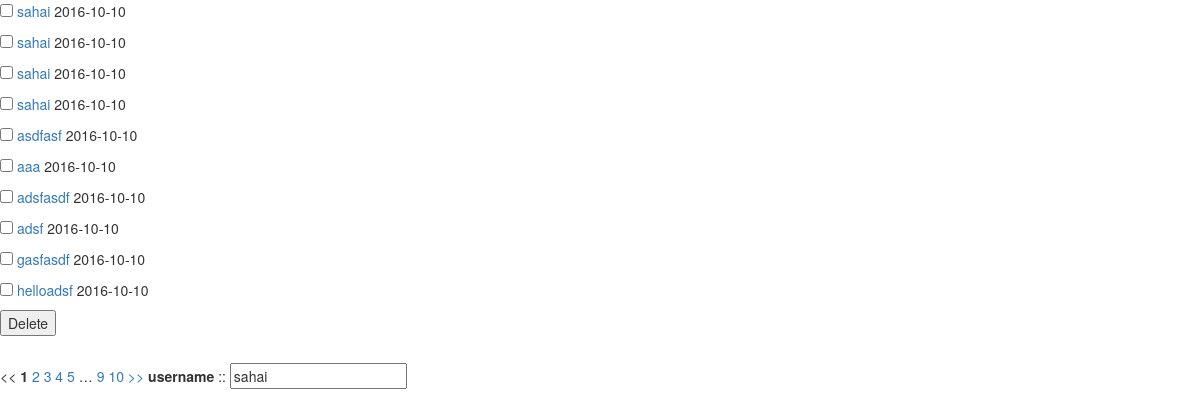
/list, run on an earlier commit of the app's database.
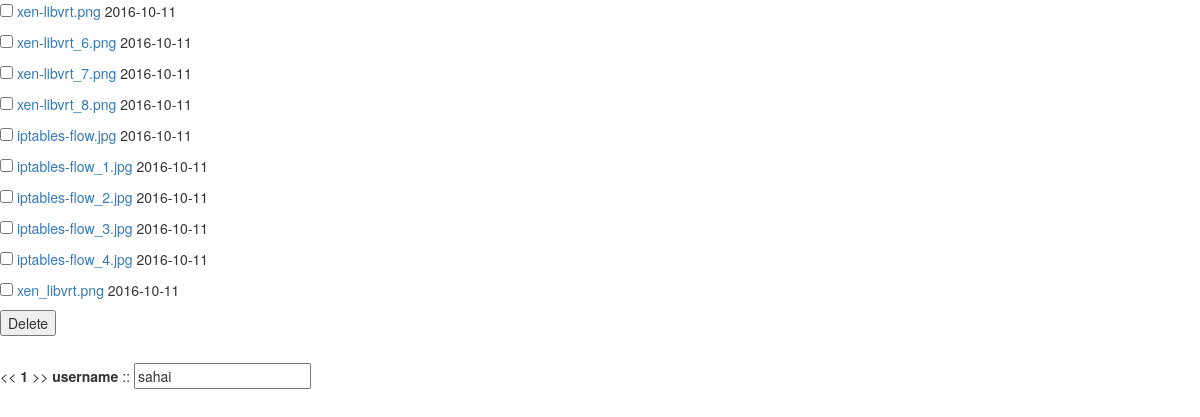
And on a later commit of the database.
### models.py (models this page shows, shortened)
class PostPic(db.Model):
    __tablename__ = "postpic"
    id = db.Column(db.Integer, primary_key=True)
    image = db.Column(db.String(255))
    link = db.Column(db.String(300))
    publish_date = db.Column(db.DateTime())

### view.py (the view, shortened to what this page needs)
@app.route('/list', methods=["GET", "POST"])
def list():
    post = {
            "username" : "sahai",
            'email': "sahai@yahoo.com",
            'country_code': 64210,
        }
    objpost =  Dic2obj(**post)
    form = ListForm(request.form, obj=objpost )
    page =  request.args.get('page', type=int, default=1)
    data = PostPic.query.order_by(PostPic.id).paginate(page, list_per_page, error_out=False)
    if   int(data.pages) <  int(page):
        return redirect ( "%s?page=%s" %( url_for('list'), data.pages ) )
    return render_template('list.html', data=data, form=form)

### forms.py
class ListForm(Form):
	username = StringField ("username", validators=[DataRequired()])
	email = StringField("email", validators=[Email()])
	country_code = IntegerField('country Code', validators=[DataRequired()])
	language = SelectField(u'Programming Language', choices=[('cpp', 'C++'), ('py', 'Python'), ('text', 'Plain Text')])
	available = SelectMultipleField('Available', choices=[('1','1'),('2','2')])

### templates/list.html (shortened to what this page needs)
<html>
<head>
{% include 'script.html' %}
</head>
<body>
{% from "_iter_pageshelp.html" import render_pagination %}
<form action="" method="POST">
{% for lists in data.items %}
	<p>
	<input type="checkbox" name="imageid" value="{{ lists.id }}" >
		{% if lists.link %}
			<a href="{{ url_for('show', path_id=lists.link ) }} "> {{  lists.image }} </a>
		{% else %}
			<a href="{{ url_for('show', path_id="aabbccdd" ) }} "> {{  lists.image }} </a>
		{% endif %}
			{{  lists.publish_date.strftime('%Y-%m-%d') }}
	</p>
{% endfor %}
<p> <input type="submit" value="Delete"> </p>
{% if data.has_prev: %}
  <a href='{{ url_for("list") }}?page={{ data.prev_num }}'>  << </a>
{%else %}
  <<
{% endif %}
{{ render_pagination(data, "list") }}
{% if data.has_next: %}
  <a href="{{ url_for('list') }}?page={{ data.next_num }}">  >> </a>
{%else %}
  >>
{% endif %}
{{ form.username.label }}  :: {{ form.username }}
</form>
</body>
<html>

What changed in the data, as far as the page shows it:
removed PostPic: image "sahai", publish_date "2016-10-10"
removed PostPic: image "sahai", publish_date "2016-10-10"
removed PostPic: image "sahai", publish_date "2016-10-10"
removed PostPic: image "sahai", publish_date "2016-10-10"
removed PostPic: image "asdfasf", publish_date "2016-10-10"
removed PostPic: image "aaa", publish_date "2016-10-10"
removed PostPic: image "adsfasdf", publish_date "2016-10-10"
removed PostPic: image "adsf", publish_date "2016-10-10"
removed PostPic: image "gasfasdf", publish_date "2016-10-10"
removed PostPic: image "helloadsf", publish_date "2016-10-10"
now on this page (row unchanged): PostPic: image "xen-libvrt.png", publish_date "2016-10-11"
now on this page (row unchanged): PostPic: image "xen-libvrt_6.png", publish_date "2016-10-11"
now on this page (row unchanged): PostPic: image "xen-libvrt_7.png", publish_date "2016-10-11"
now on this page (row unchanged): PostPic: image "xen-libvrt_8.png", publish_date "2016-10-11"
now on this page (row unchanged): PostPic: image "iptables-flow.jpg", publish_date "2016-10-11"
now on this page (row unchanged): PostPic: image "iptables-flow_1.jpg", publish_date "2016-10-11"
now on this page (row unchanged): PostPic: image "iptables-flow_2.jpg", publish_date "2016-10-11"
now on this page (row unchanged): PostPic: image "iptables-flow_3.jpg", publish_date "2016-10-11"
now on this page (row unchanged): PostPic: image "iptables-flow_4.jpg", publish_date "2016-10-11"
now on this page (row unchanged): PostPic: image "xen_libvrt.png", publish_date "2016-10-11"
Also different on the page:
list line gone: "2"
list line gone: "3"
list line gone: "4"
list line gone: "5"
list line gone: "9"
list line gone: "10"
